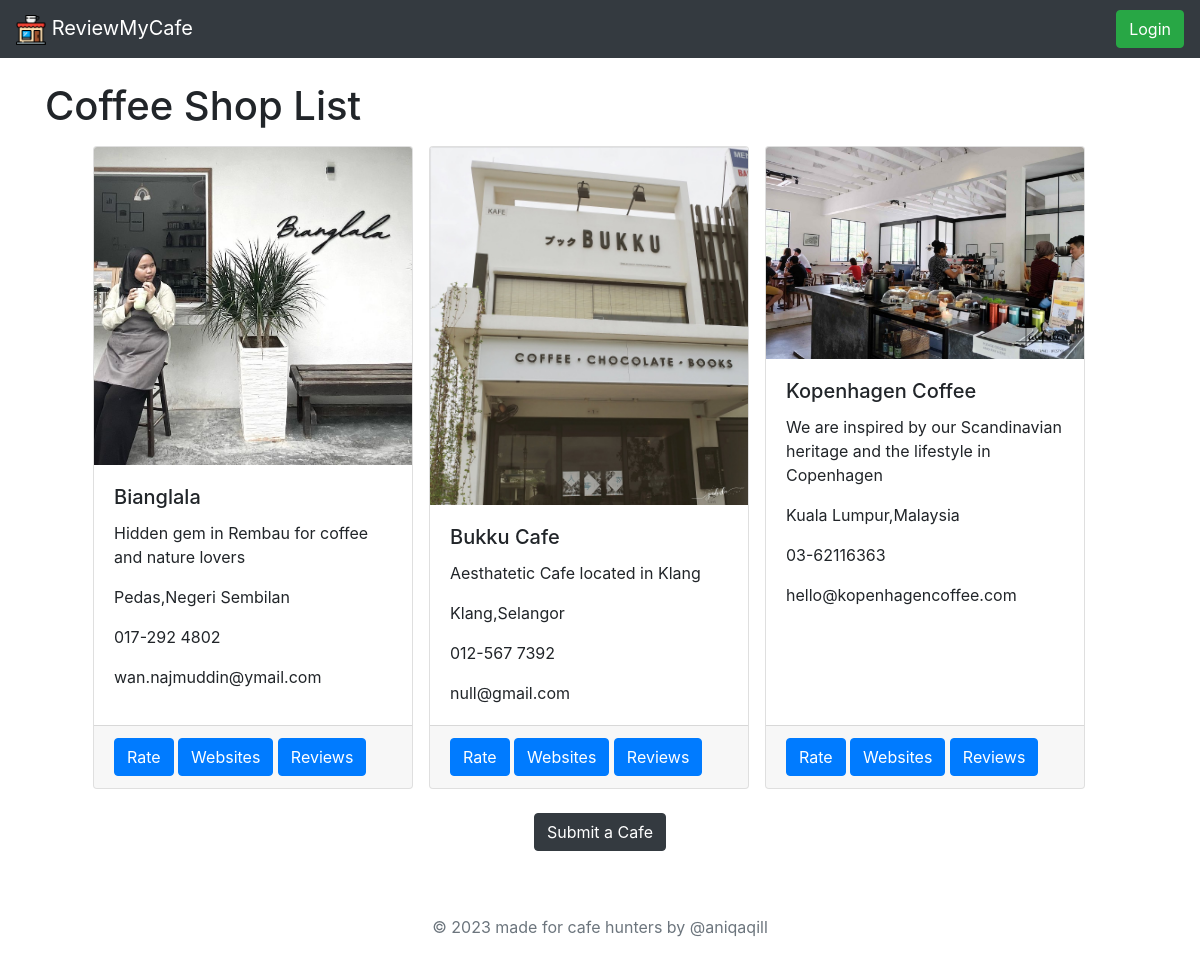
The page / on the database its author committed.
### coffeeshoplist/models.py (models this page shows)
class CoffeeShop(models.Model):
    name = models.CharField(max_length=100)
    address = models.CharField(max_length=255)
    phone = models.CharField(max_length=100)
    website = models.CharField(max_length=100)
    email = models.CharField(max_length=100)
    description = models.CharField(max_length=100)
    hours = models.CharField(max_length=100)
    image = models.ImageField(upload_to='coffee_shop_images/', default='coffee_shop_images/default.jpg')

### coffeeshoplist/views.py (the view)
# urls.py: path('', views.coffeeshoplist, name='coffeeshoplist'),
def coffeeshoplist(request):
    coffee_shops = CoffeeShop.objects.all()
    ratings = Rating.objects.all()
    rating_dict = {}
    for rating in ratings:
        rating_dict.setdefault(rating.coffee_shop_id, []).append(rating.rating)
    avg_ratings = {}
    for coffee_shop in coffee_shops:
        ratings_list = rating_dict.get(coffee_shop.id, [])
        avg_rating = round(sum(ratings_list) / max(len(ratings_list), 1), 2) if ratings_list else '-'
        avg_ratings[coffee_shop.id] = avg_rating
    return render(request, 'coffeeshoplist.html', {'coffee_shops': coffee_shops, 'avg_ratings': avg_ratings})

### coffeeshoplist/templates/coffeeshoplist.html (shortened to what this page needs)
{% extends 'base.html' %}
    {% block content %}
    <h1>Coffee Shop List</h1>
    <ul class="d-flex flex-wrap">
      {% for coffee_shop in coffee_shops %}
      <div class="card mx-2 my-2" style="width: 20rem">
        <img
          src="{{ coffee_shop.image.url }}"
          class="card-img-top"
          alt="{{ coffee_shop.name }}"
        />
        <div class="card-body">
          <h5 class="card-title">{{ coffee_shop.name }}</h5>
          <p class="card-text">{{ coffee_shop.description}}</p>
          <p class="card-text">{{ coffee_shop.address}}</p>
          <p class="card-text">{{ coffee_shop.phone}}</p>
          <p class="card-text">{{ coffee_shop.email}}</p>
        </div>
        <div class="card-footer">
          <a href="{% url 'rate_shop' coffee_shop.id %}" class="btn btn-primary"
            >Rate</a
          >
          <a
            href="{{ coffee_shop.website}}"
            target="_blank"
            class="btn btn-primary"
            >Websites</a
          >
          <a
            href="{% url 'shop_reviews' coffee_shop.id %}"
            class="btn btn-primary"
            >Reviews</a
          >
        </div>
      </div>
      {% endfor %}
    </ul>
    <div class="d-flex justify-content-center">
      <a href="/cafesubmission" class="btn btn-dark">Submit a Cafe</a>
    </div>
    {% endblock %}

### rows shown on the page
CoffeeShop: image (picture), name "Bianglala", description "Hidden gem in Rembau for coffee and nature lovers", address "Pedas,Negeri Sembilan", phone "017-292 4802", email "wan.najmuddin@ymail.com"
CoffeeShop: image (picture), name "Bukku Cafe", description "Aesthatetic Cafe located in Klang", address "Klang,Selangor", phone "012-567 7392", email "null@gmail.com"
CoffeeShop: image (picture), name "Kopenhagen Coffee", description "We are inspired by our Scandinavian heritage and the lifestyle in Copenhagen", address "Kuala Lumpur,Malaysia", phone "03-62116363", email "hello@kopenhagencoffee.com"
